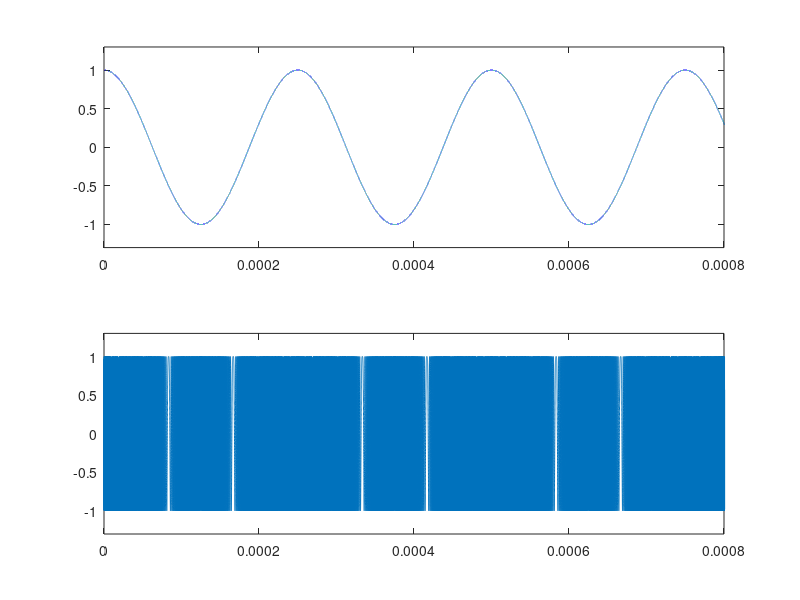

This chart was generated by the following MATLAB code:

t = (1:100000)*0.00000001;

y1 = cos(4000*2*pi*t);
y2 = cos(4*10^6*2*pi*t+2000*sin(4000*2*pi*t));

subplot(2,1,1)
plot(t,y1); axis([0 0.0008 -1.3 1.3]);
subplot(2,1,2)
plot(t,y2); axis([0 0.0008 -1.3 1.3]);

